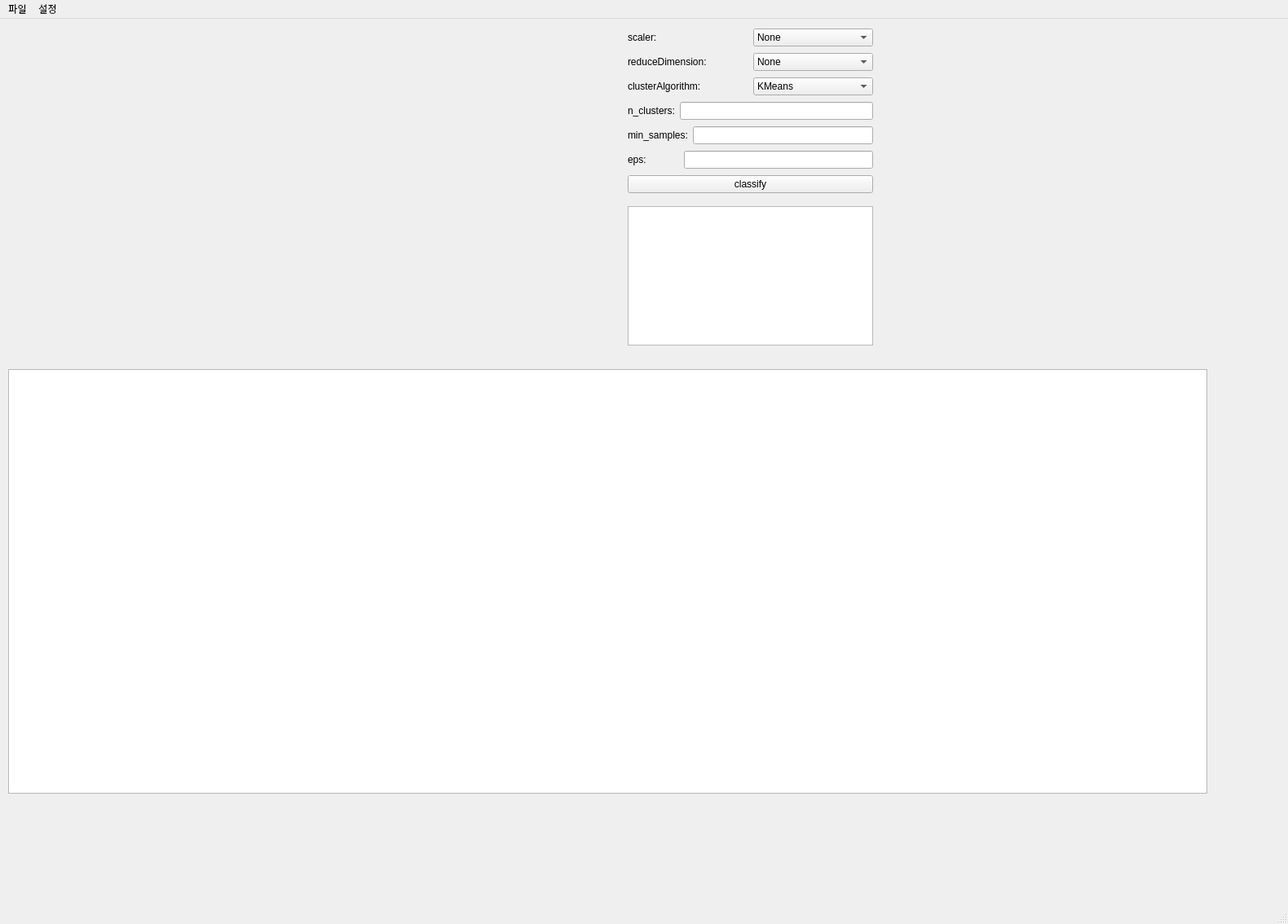
<?xml version="1.0" encoding="UTF-8"?>
<ui version="4.0">
 <class>classifierInterface</class>
 <widget class="QMainWindow" name="classifierInterface">
  <property name="geometry">
   <rect>
    <x>0</x>
    <y>0</y>
    <width>1580</width>
    <height>1134</height>
   </rect>
  </property>
  <property name="windowTitle">
   <string>MainWindow</string>
  </property>
  <widget class="QWidget" name="centralwidget">
   <widget class="QWidget" name="verticalLayoutWidget">
    <property name="geometry">
     <rect>
      <x>770</x>
      <y>10</y>
      <width>301</width>
      <height>210</height>
     </rect>
    </property>
    <layout class="QVBoxLayout" name="verticalLayout">
     <item>
      <layout class="QHBoxLayout" name="horizontalLayout_3">
       <item>
        <widget class="QLabel" name="scalerLabel">
         <property name="text">
          <string>scaler:</string>
         </property>
        </widget>
       </item>
       <item>
        <widget class="QComboBox" name="scalerComboBox">
         <item>
          <property name="text">
           <string>None</string>
          </property>
         </item>
         <item>
          <property name="text">
           <string>MinMaxScaler</string>
          </property>
         </item>
         <item>
          <property name="text">
           <string>RobustScaler</string>
          </property>
         </item>
         <item>
          <property name="text">
           <string>StandardScaler</string>
          </property>
         </item>
         <item>
          <property name="text">
           <string>Normalizer</string>
          </property>
         </item>
        </widget>
       </item>
      </layout>
     </item>
     <item>
      <layout class="QHBoxLayout" name="horizontalLayout_5">
       <item>
        <widget class="QLabel" name="reduceDimLabel">
         <property name="text">
          <string>reduceDimension:</string>
         </property>
        </widget>
       </item>
       <item>
        <widget class="QComboBox" name="reduceDimComboBox">
         <item>
          <property name="text">
           <string>None</string>
          </property>
         </item>
         <item>
          <property name="text">
           <string>PCA</string>
          </property>
         </item>
         <item>
          <property name="text">
           <string>TSNE</string>
          </property>
         </item>
        </widget>
       </item>
      </layout>
     </item>
     <item>
      <layout class="QHBoxLayout" name="horizontalLayout_2">
       <item>
        <widget class="QLabel" name="clusterLabel">
         <property name="text">
          <string>clusterAlgorithm:</string>
         </property>
        </widget>
       </item>
       <item>
        <widget class="QComboBox" name="clusterComboBox">
         <item>
          <property name="text">
           <string>KMeans</string>
          </property>
         </item>
         <item>
          <property name="text">
           <string>Agglomerative</string>
          </property>
         </item>
         <item>
          <property name="text">
           <string>DBSCAN</string>
          </property>
         </item>
        </widget>
       </item>
      </layout>
     </item>
     <item>
      <layout class="QHBoxLayout" name="needN_clusterLayout">
       <item>
        <widget class="QLabel" name="n_clusterLabel">
         <property name="text">
          <string>n_clusters:</string>
         </property>
        </widget>
       </item>
       <item>
        <widget class="QLineEdit" name="n_clusterLineEdit"/>
       </item>
      </layout>
     </item>
     <item>
      <layout class="QHBoxLayout" name="horizontalLayout">
       <item>
        <widget class="QLabel" name="min_samplesLabel">
         <property name="text">
          <string>min_samples:</string>
         </property>
        </widget>
       </item>
       <item>
        <widget class="QLineEdit" name="min_samplesLineEdit"/>
       </item>
      </layout>
     </item>
     <item>
      <layout class="QHBoxLayout" name="horizontalLayout_4">
       <item>
        <widget class="QLabel" name="epsLabel">
         <property name="text">
          <string>eps:            </string>
         </property>
        </widget>
       </item>
       <item>
        <widget class="QLineEdit" name="epsLineEdit"/>
       </item>
      </layout>
     </item>
     <item>
      <widget class="QPushButton" name="classifyPushButton">
       <property name="text">
        <string>classify</string>
       </property>
      </widget>
     </item>
    </layout>
   </widget>
   <widget class="QWidget" name="horizontalLayoutWidget">
    <property name="geometry">
     <rect>
      <x>10</x>
      <y>10</y>
      <width>721</width>
      <height>411</height>
     </rect>
    </property>
    <layout class="QHBoxLayout" name="visualizationField"/>
   </widget>
   <widget class="QTableWidget" name="tableWidget">
    <property name="geometry">
     <rect>
      <x>10</x>
      <y>430</y>
      <width>1471</width>
      <height>521</height>
     </rect>
    </property>
   </widget>
   <widget class="QTextEdit" name="stateTextEdit">
    <property name="geometry">
     <rect>
      <x>770</x>
      <y>230</y>
      <width>301</width>
      <height>171</height>
     </rect>
    </property>
   </widget>
  </widget>
  <widget class="QMenuBar" name="menubar">
   <property name="geometry">
    <rect>
     <x>0</x>
     <y>0</y>
     <width>1580</width>
     <height>26</height>
    </rect>
   </property>
   <widget class="QMenu" name="menu">
    <property name="title">
     <string>파일</string>
    </property>
    <widget class="QMenu" name="save">
     <property name="title">
      <string>save</string>
     </property>
     <addaction name="actionSaveImage"/>
     <addaction name="actionSaveClusters"/>
    </widget>
    <addaction name="actionCollect_and_stuff_data"/>
    <addaction name="actionSolveAverageValues"/>
    <addaction name="save"/>
   </widget>
   <widget class="QMenu" name="menu_2">
    <property name="title">
     <string>설정</string>
    </property>
    <addaction name="actionScaleSize"/>
    <addaction name="actionMysql"/>
    <addaction name="actionApi"/>
   </widget>
   <addaction name="menu"/>
   <addaction name="menu_2"/>
  </widget>
  <widget class="QStatusBar" name="statusBar"/>
  <action name="actionCollect_and_stuff_data">
   <property name="text">
    <string>collect and stuff data</string>
   </property>
  </action>
  <action name="actionSolveAverageValues">
   <property name="text">
    <string>solveAverageValues</string>
   </property>
  </action>
  <action name="actionScaleSize">
   <property name="text">
    <string>scaleSize</string>
   </property>
  </action>
  <action name="actionSaveImage">
   <property name="text">
    <string>saveImage</string>
   </property>
  </action>
  <action name="actionMysql">
   <property name="text">
    <string>mysql</string>
   </property>
  </action>
  <action name="actionApi">
   <property name="text">
    <string>api</string>
   </property>
  </action>
  <action name="actionSaveClusters">
   <property name="text">
    <string>saveClusters</string>
   </property>
  </action>
 </widget>
 <resources/>
 <connections/>
</ui>
